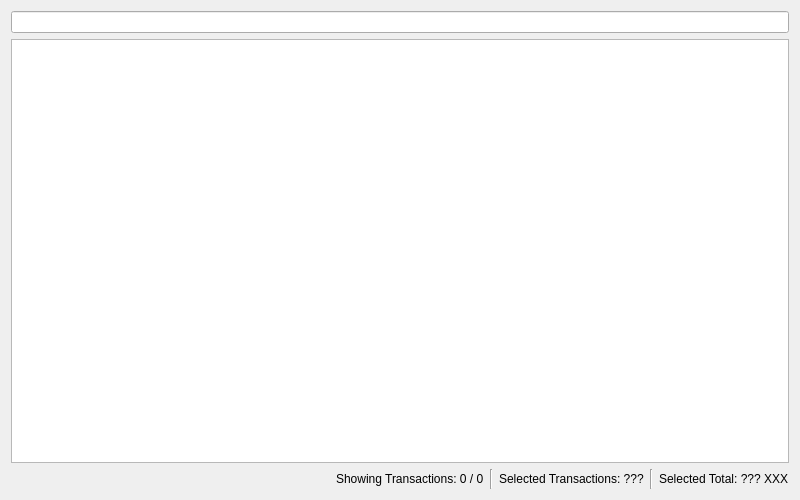
<?xml version="1.0" encoding="UTF-8"?>
<ui version="4.0">
 <class>TransactionTableForm</class>
 <widget class="QWidget" name="TransactionTableForm">
  <property name="windowModality">
   <enum>Qt::WindowModal</enum>
  </property>
  <property name="geometry">
   <rect>
    <x>0</x>
    <y>0</y>
    <width>800</width>
    <height>500</height>
   </rect>
  </property>
  <property name="windowTitle">
   <string/>
  </property>
  <layout class="QVBoxLayout" name="verticalLayout">
   <item>
    <widget class="QLineEdit" name="searchLineEdit"/>
   </item>
   <item>
    <widget class="QTableView" name="tableView">
     <property name="sizeAdjustPolicy">
      <enum>QAbstractScrollArea::AdjustIgnored</enum>
     </property>
     <property name="selectionMode">
      <enum>QAbstractItemView::ExtendedSelection</enum>
     </property>
     <property name="selectionBehavior">
      <enum>QAbstractItemView::SelectRows</enum>
     </property>
     <property name="sortingEnabled">
      <bool>true</bool>
     </property>
     <attribute name="horizontalHeaderHighlightSections">
      <bool>false</bool>
     </attribute>
     <attribute name="horizontalHeaderStretchLastSection">
      <bool>true</bool>
     </attribute>
     <attribute name="verticalHeaderVisible">
      <bool>false</bool>
     </attribute>
    </widget>
   </item>
   <item>
    <layout class="QHBoxLayout" name="horizontalLayout">
     <item>
      <spacer name="horizontalSpacer">
       <property name="orientation">
        <enum>Qt::Horizontal</enum>
       </property>
       <property name="sizeHint" stdset="0">
        <size>
         <width>40</width>
         <height>20</height>
        </size>
       </property>
      </spacer>
     </item>
     <item>
      <widget class="QLabel" name="shownTransactionsLabel">
       <property name="toolTip">
        <string>&lt;html&gt;&lt;head/&gt;&lt;body&gt;&lt;p&gt;Shows how many Transactions have passed the Transaction Filter and are listed in Transaction Table.&lt;/p&gt;&lt;/body&gt;&lt;/html&gt;</string>
       </property>
       <property name="text">
        <string>Showing Transactions: 0 / 0</string>
       </property>
      </widget>
     </item>
     <item>
      <widget class="Line" name="line">
       <property name="orientation">
        <enum>Qt::Vertical</enum>
       </property>
      </widget>
     </item>
     <item>
      <widget class="QLabel" name="selectedTransactionsLabel">
       <property name="toolTip">
        <string>&lt;html&gt;&lt;head/&gt;&lt;body&gt;&lt;p&gt;Only Income, Expense and Refund Transaction amounts are used in the calculation.&lt;/p&gt;&lt;/body&gt;&lt;/html&gt;</string>
       </property>
       <property name="text">
        <string>Selected Transactions: ???</string>
       </property>
      </widget>
     </item>
     <item>
      <widget class="Line" name="line_2">
       <property name="orientation">
        <enum>Qt::Vertical</enum>
       </property>
      </widget>
     </item>
     <item>
      <widget class="QLabel" name="selectedTotalLabel">
       <property name="text">
        <string>Selected Total: ??? XXX</string>
       </property>
      </widget>
     </item>
    </layout>
   </item>
  </layout>
 </widget>
 <resources/>
 <connections/>
</ui>
